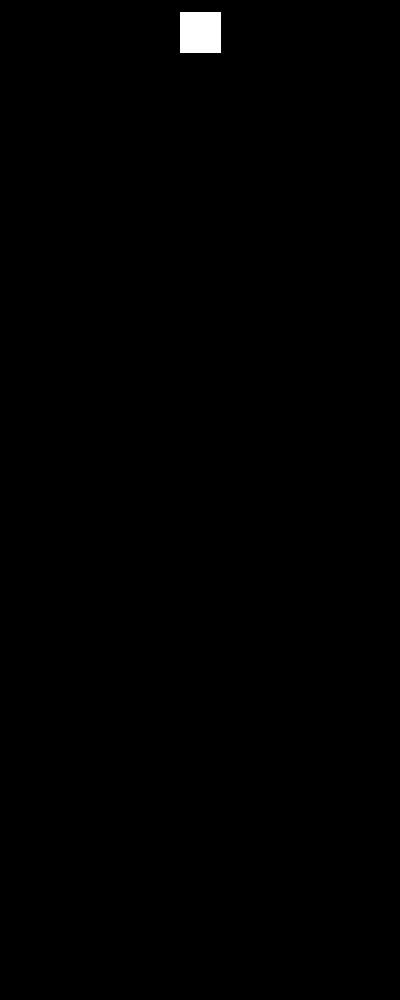
Frame 1 (no input)
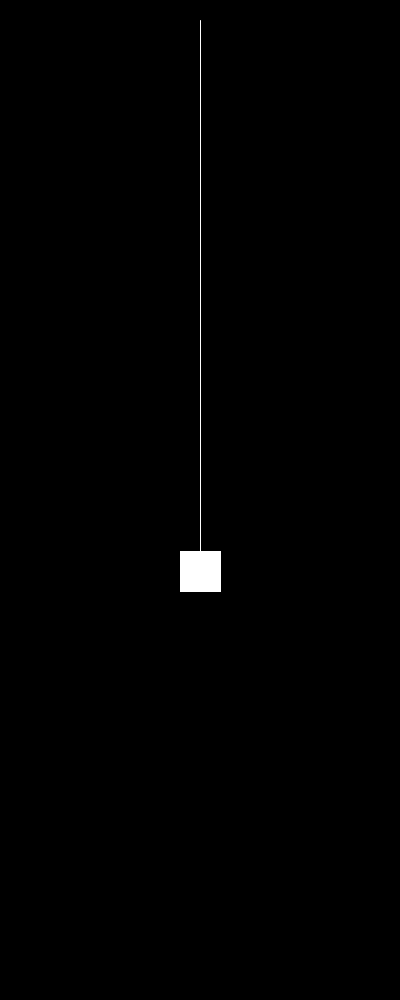
Frame 60 (the mouse pressed at the canvas centre just before this capture)
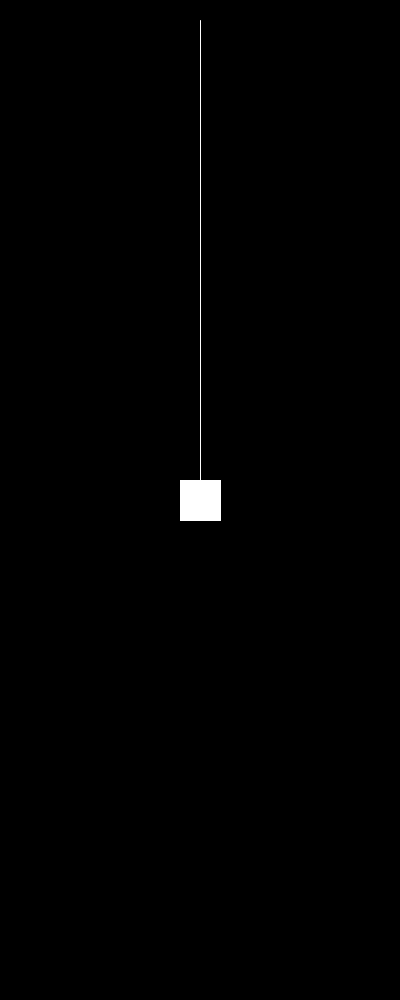
Frame 120 (the mouse held since frame 60 and released just before this capture)

The Processing sketch that drew these frames (run headless with seeded random() and noise(); from frame 60 on, the mouse is pressed at the canvas centre):

// Processing sketch: sketch_6_4
// ── sketch_6_4.pde
// Twan Nijhuis s2304619
// Gijs Kampshoff s2307200
//    22/06/2020

MSD msd;
void setup() {
  size(400, 1000);
  msd = new MSD();
}

void draw() {
  background(0);
  msd.calculate(mouseY);
  stroke(255);
  line(width/2, 20, width/2, msd.position);
  rectMode(CENTER);
  rect(width/2, msd.position, 40, 40);
}

// ── MSDSystem.pde
class MSD{
  float mass = 20;    //mass 
  float friction =0.4;  //friction (damping constant)
  float springConstant = 1.5;  //springconstant
  float force=10;  //initial force
  float acceleration;  //change of velocity
   float velocity=0;   // inital velocity
  float position=0; // intitial position
 
 
  void calculate(float mousePosition){
    if(mousePressed==false){
   acceleration= (force-(friction/mass)*velocity-(springConstant/mass)*(position-300));
    velocity = velocity + acceleration;
    position=position+velocity;
    }
    else{
      position=mousePosition;
    }
  } 
}
